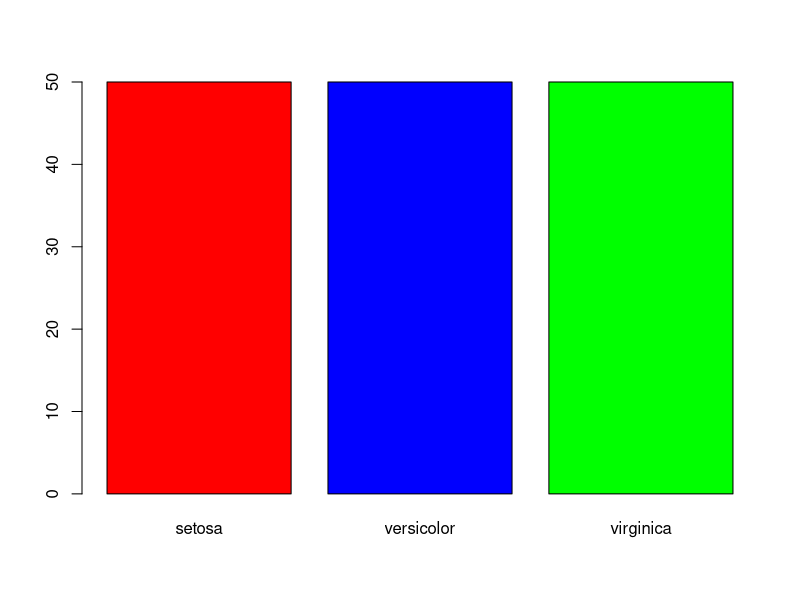

Here is the R script that generated this plot:
# Using Factors...

statef <- as.factor(c("RI", "MA", "CT", "ME", "VT", "NH"))
statef

# Contrast factors with Character vectors...
statecode <- c("RI", "MA", "CT", "RI", "ME", "ME", "VT", "NH")
statecode

# Duplicates removed, levels are sorted...
statef <- as.factor(c("RI", "MA", "CT", "RI", "ME", "ME", "VT", "NH"))
statef

str(iris)  # Shows Species is a Factor

# Let's do a bar plot on the frequency by species
count_by_species <- table(iris$Species)  # table value frequency
count_by_species

barplot(count_by_species, col= c("red", "blue", "green"))




